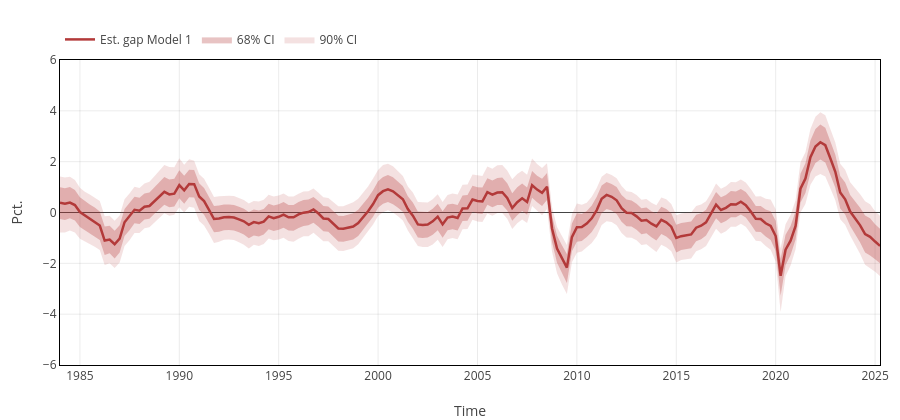

The notebook cell saved with this chart:
### Code cell
inf_color = "#B33A3A"                 # median line (red tone)
band68_inf   = "rgba(179, 58, 58, 0.30)" # inner band (red)
band90_inf  = "rgba(179, 58, 58, 0.15)" # outer band (red)

y_lims = (-6, 6);

# --- Reusable layout (set limits if you want) ---


base_layout = Layout(
    template="plotly_white", hovermode="x unified",
    width=900, height=420, margin=attr(l=60, r=20, t=60, b=55),
    xaxis=attr(
        title="Time", showgrid=true, gridcolor="rgba(0,0,0,0.08)",
        zeroline=false, showline=true, linecolor="black", linewidth=1, mirror=true
    ),
    yaxis=attr(
        title="Pct.", showgrid=true, gridcolor="rgba(0,0,0,0.08)",
        zeroline=true, showline=true, linecolor="black", linewidth=1, mirror=true,
        range=[y_lims...]    # comment this line out to auto-scale
    ),
    legend=attr(orientation="h", x=0.0, y=1.02, yanchor="bottom", bgcolor="rgba(0,0,0,0)")
)

# ============= Business Cycle (with 90% & 68% bands, boxed axes) =============
plt_cycle = Plot([
    # 90% band: lower first (invisible), then upper filled to previous
    scatter(x=date, y=Ψe05_inf[1:end-max_h, 1], mode="lines",
            line=attr(color="rgba(0,0,0,0)"), hoverinfo="skip", showlegend=false),
    scatter(x=date, y=Ψe95_inf[1:end-max_h, 1], mode="lines", name="90% CI",
            fill="tonexty", fillcolor=band90_inf, line=attr(color="rgba(0,0,0,0)")),

    # 68% band: lower first (invisible), then upper filled to previous
    scatter(x=date, y=Ψe16_inf[1:end-max_h, 1], mode="lines",
            line=attr(color="rgba(0,0,0,0)"), hoverinfo="skip", showlegend=false),
    scatter(x=date, y=Ψe84_inf[1:end-max_h, 1], mode="lines", name="68% CI",
            fill="tonexty", fillcolor=band68_inf, line=attr(color="rgba(0,0,0,0)")),

    # Median line
    scatter(x=date, y=Ψeᵐ_inf[1:end-max_h, 1], mode="lines", name="Est. gap Model 1",
            line=attr(color=inf_color, width=2.5))
],base_layout)

display(plt_cycle)

### Figure 1 — Plotly figure (JSON) as saved in the notebook; plotly's stock layout.template omitted (floating-point values rounded to 4 significant figures; data arrays with more than 128 entries replaced by an {"elided": "..."} marker saying what was removed)
{"data": [{"hoverinfo": "skip", "line": {"color": "rgba(0,0,0,0)"}, "mode": "lines", "showlegend": false, "type": "scatter", "x": {"elided": "174 str values"}, "y": {"elided": "166 float values"}}, {"fill": "tonexty", "fillcolor": "rgba(179, 58, 58, 0.15)", "line": {"color": "rgba(0,0,0,0)"}, "mode": "lines", "name": "90% CI", "type": "scatter", "x": {"elided": "174 str values"}, "y": {"elided": "166 float values"}}, {"hoverinfo": "skip", "line": {"color": "rgba(0,0,0,0)"}, "mode": "lines", "showlegend": false, "type": "scatter", "x": {"elided": "174 str values"}, "y": {"elided": "166 float values"}}, {"fill": "tonexty", "fillcolor": "rgba(179, 58, 58, 0.30)", "line": {"color": "rgba(0,0,0,0)"}, "mode": "lines", "name": "68% CI", "type": "scatter", "x": {"elided": "174 str values"}, "y": {"elided": "166 float values"}}, {"line": {"color": "#B33A3A", "width": 2.5}, "mode": "lines", "name": "Est. gap Model 1", "type": "scatter", "x": {"elided": "174 str values"}, "y": {"elided": "166 float values"}}], "layout": {"height": 420, "hovermode": "x unified", "legend": {"bgcolor": "rgba(0,0,0,0)", "orientation": "h", "x": 0, "y": 1.02, "yanchor": "bottom"}, "margin": {"b": 55, "l": 60, "r": 20, "t": 60}, "width": 900, "xaxis": {"gridcolor": "rgba(0,0,0,0.08)", "linecolor": "black", "linewidth": 1, "mirror": true, "showgrid": true, "showline": true, "title": "Time", "zeroline": false}, "yaxis": {"gridcolor": "rgba(0,0,0,0.08)", "linecolor": "black", "linewidth": 1, "mirror": true, "range": [-6, 6], "showgrid": true, "showline": true, "title": "Pct.", "zeroline": true}}}
